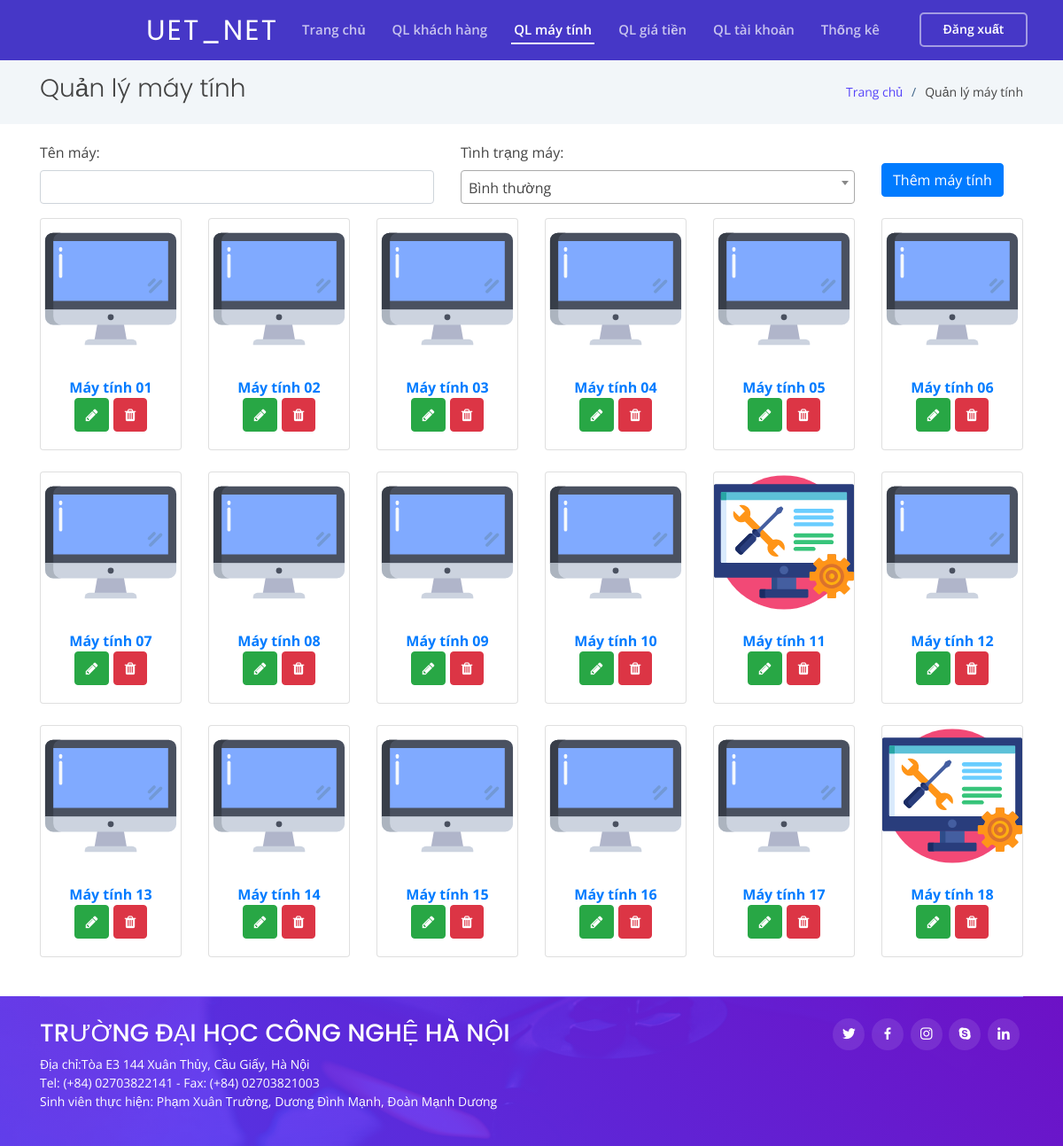
The page /ql-may-tinh.php (signed in) on the database its author committed.
### tables this page shows
CREATE TABLE IF NOT EXISTS `maytinh` (
  `id` int(11) NOT NULL AUTO_INCREMENT COMMENT 'khóa chính',
  `tenmay` varchar(32) NOT NULL COMMENT 'tên máy tính',
  `tinhtrang` varchar(32) NOT NULL DEFAULT 'binhthuong' COMMENT 'bình thường/hỏng',
  PRIMARY KEY (`id`),
  UNIQUE KEY `tenmay` (`tenmay`)
);

### ql-may-tinh.php (the view, shortened to what this page needs)
<?php
require_once('./include/function.php');
require_once('./header.php');
$querymay = mysqli_query($conn, "SELECT * FROM `maytinh` WHERE 1 ORDER BY `tenmay` ASC");
?>
<form action="" method="post" class="row mb-3">
    <div class="col-5">
        <label for="tenmay" class="form-label">Tên máy: </label>
        <input required type="text" name="tenmay" id="tenmay" class="form-control">
    </div>
    <div class="col-5">
        <label for="tinhtrang" class="form-label">Tình trạng máy: </label>
    </div>
    <div class="col-2">
        <input type="submit" value="Thêm máy tính" id="submit" name="submit" class="btn btn-primary mt-4">
    </div>
</form>
<div class="row">
    <?php while ($maytinh = mysqli_fetch_assoc($querymay)) {
        if ($maytinh['tinhtrang'] == "Hỏng") {
    ?>
            <div class="col-xl-2 col-md-6 mb-4">
                <div class="card text-center">
                    <img src="./assets/img/settings.svg" width="100px" class="card-img-top" alt="máy hỏng">
                    <div class="card-body font-weight-bold text-primary text-center">
                        <div><?= $maytinh['tenmay'] ?></div>
                        <div>
                            <a href="#" class="btn btn-success" title="Sửa" data-toggle="modal" data-target="#exampleModal" data-tenmay="<?= $maytinh['tenmay'] ?>" data-tinhtrang="<?= $maytinh['tenmay'] ?>" data-id="<?= $maytinh['id'] ?>"><i class="fa fa-pencil"></i></a>
                            <a href="#" class="btn btn-danger" title="Xóa" data-toggle="modal" data-target="#exampleModal2" data-tenmay="<?= $maytinh['tenmay'] ?>" data-id="<?= $maytinh['id'] ?>"><i class="fa fa-trash"></i></a>
                        </div>
                    </div>
                </div>
            </div>
        <?php
        } else {
        ?>
            <div class="col-xl-2 col-md-6 mb-4">
                <div class="card text-center">
                    <img src="./assets/img/computer.svg" width="100px" class="card-img-top" alt="máy bình thường">
                    <div class="card-body font-weight-bold text-primary text-center">
                        <div><?= $maytinh['tenmay'] ?></div>
                        <div>
                            <a href="#" class="btn btn-success" title="Sửa" data-toggle="modal" data-target="#exampleModal" data-tenmay="<?= $maytinh['tenmay'] ?>" data-tinhtrang="<?= $maytinh['tenmay'] ?>" data-id="<?= $maytinh['id'] ?>"><i class="fa fa-pencil"></i></a>
                            <a href="#" class="btn btn-danger" title="Xóa" data-toggle="modal" data-target="#exampleModal2" data-tenmay="<?= $maytinh['tenmay'] ?>" data-id="<?= $maytinh['id'] ?>"><i class="fa fa-trash"></i></a>
                        </div>
                    </div>
                </div>
            </div>
    <?php
        }
    } ?>
</div>
<?php
require_once('./footer.php');
?>

### assets/css/style.css (style rules this page uses)
body { font-family: "Open Sans", sans-serif; color: #444444; cursor: url(../cursor/xanhla.cur), auto; }
a { color: #5846f9; }

### rows shown on the page
maytinh: tenmay "Máy tính 01"
maytinh: tenmay "Máy tính 02"
maytinh: tenmay "Máy tính 03"
maytinh: tenmay "Máy tính 04"
maytinh: tenmay "Máy tính 05"
maytinh: tenmay "Máy tính 06"
maytinh: tenmay "Máy tính 07"
maytinh: tenmay "Máy tính 08"
maytinh: tenmay "Máy tính 09"
maytinh: tenmay "Máy tính 10"
maytinh: tenmay "Máy tính 11"
maytinh: tenmay "Máy tính 12"
maytinh: tenmay "Máy tính 13"
maytinh: tenmay "Máy tính 14"
maytinh: tenmay "Máy tính 15"
maytinh: tenmay "Máy tính 16"
maytinh: tenmay "Máy tính 17"
maytinh: tenmay "Máy tính 18"

### other values the page prints
$title "Quản lý máy tính"
